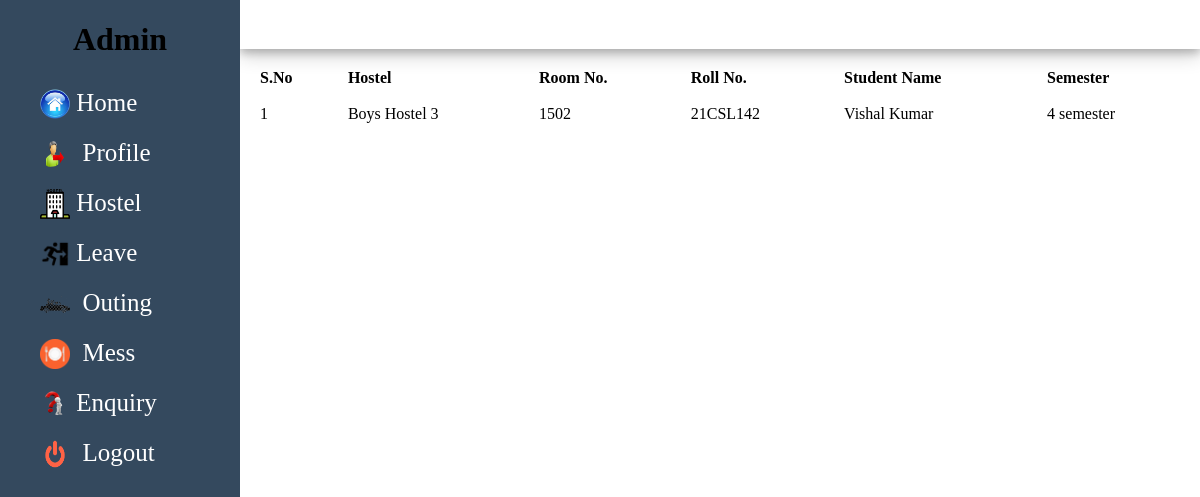
Page /student-list-1502 on the committed database.
### home/models.py (models this page shows, shortened)
class AddStudent(models.Model):
    first_name = models.CharField(max_length=50)
    last_name = models.CharField(max_length=50)
    father_first_name = models.CharField(max_length=50)
    father_last_name = models.CharField(max_length=50)
    mobile_number = models.CharField(max_length=15)
    alternate_number = models.CharField(max_length=50)
    email_id = models.CharField(max_length=50)
    gender = models.CharField(max_length=50,null=True)
    blood_group = models.CharField(max_length=50, null=True)
    college_name = models.CharField(max_length=50)
    semester = models.CharField(max_length=50)
    roll_no = models.CharField(max_length=50)
    dob = models.CharField(max_length=50)
    hostel = models.CharField(max_length=50, null=True)
    floor = models.CharField(max_length=50, null=True)
    room_number = models.CharField(max_length=50)
    status = models.BooleanField('Aproved', default=False)
    Aaa = models.CharField(max_length=50, null=True)
    Aab = models.CharField(max_length=50, null=True)

### home/student_views.py (the view)
def s_1502(request):
    students = AddStudent.objects.filter(room_number = 1502)
    students = {'students':students}
    return render(request, 'students-list.html', students)

### templates/students-list.html (shortened to what this page needs)
{% extends "side-menu.html" %} {% block body %}
<div class="main">
    <div class="row">
    </div>
    <div class="row1">
            <table class="tbl-leave-admin">
                <tr>
                    <th>S.No</th>
                    <th>Hostel</th>
                    <th>Room No.</th>
                    <th>Roll No.</th>
                    <th>Student Name</th>
                    <th>Semester</th>
                </tr>
                 {% for i in students %}
                <tr>
                    <td>{{ forloop.counter }}</td>
                    <td>{{ i.hostel }}</td>
                    <td>{{ i.room_number}}</td>
                    <td>{{ i.roll_no }}</td>
                    <td>{{ i.first_name }} {{ i.last_name}}</td>
                    <td>{{ i.semester}}</td>
                </tr>
                {% endfor %}
            </table>
    </div>
</div>
{% endblock body %}

### static/css/style.css (style rules this page uses)
* { margin: 0; padding: 0; box-sizing: border-box; }
body { min-height: 100vh; }
table { padding: 10px; margin-left: 7%; }
.tbl-leave-admin { width: 100%; margin-left: 0%; padding: 10px; }
th, td { text-align: left; padding: 8px; }
.main { background: rgb(255, 255, 255); height: 100vh; width: 80%; margin-left: 20%; }
.row { background: rgb(255, 255, 255); height: 50px; width: 100%; margin-top: -19px; box-shadow: 0 4px 8px 0 rgba(0, 0, 0, 0.2), 0 6px 20px 0 rgba(0, 0, 0, 0.20); }

### rows in the picture
AddStudent: hostel "Boys Hostel 3", room_number "1502", roll_no "21CSL142", first_name "Vishal", last_name "Kumar", semester "4 semester"
